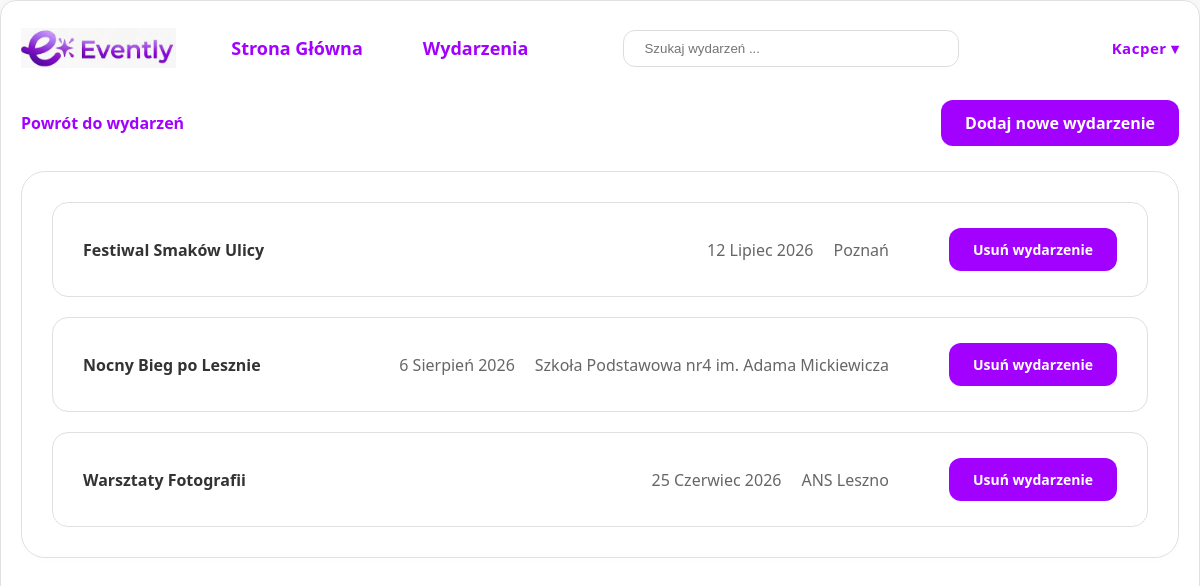
/moje-wydarzenia/ (signed in), run on the app's committed database.
### wydarzenia/models.py (models this page shows, shortened)
class Wydarzenie(models.Model):
    nazwa = models.CharField(max_length=200)
    miejsce = models.CharField(max_length=200)
    data = models.DateField()
    organizator = models.CharField(max_length=200)
    opis = models.TextField()
    autor = models.ForeignKey(User, on_delete=models.CASCADE)

### wydarzenia/views.py (the view)
# urls.py: path('moje-wydarzenia/', views.moje_wydarzenia, name='moje_wydarzenia'),
@login_required
def moje_wydarzenia(request):
    moje = Wydarzenie.objects.filter(autor=request.user)
    return render(request, 'moje_wydarzenia.html', {'moje_wydarzenia': moje})

### templates/moje_wydarzenia.html (shortened to what this page needs)
{% load static %}
<!DOCTYPE html>
<html lang="pl">
<head>
    <link rel="stylesheet" href="{% static 'style.css' %}">
</head>
<body>
<div class="app-container">
    <header class="main-header" style="display: flex; justify-content: space-between; align-items: center; width: 100%; padding: 10px 20px; box-sizing: border-box; margin-top: 15px;">
        <div style="display: flex; align-items: center; gap: 40px;">
            <a href="/">
                <img src="{% static 'logo.png' %}" alt="Evently Logo" class="logo-img" style="height: 40px; cursor: pointer;">
            </a>
            <nav class="nav-tabs" style="display: flex; gap: 30px;">
                <a href="/" class="tab-btn">Strona Główna</a>
                <a href="/wydarzenia/" class="tab-btn">Wydarzenia</a>
            </nav>
        </div>
        <div style="flex-grow: 1; max-width: 500px; margin: 0 40px;">
            <form action="{% url 'events' %}" method="GET" style="flex-grow: 1; max-width: 500px; margin: 0 40px;">
    <input type="text" name="q" placeholder="Szukaj wydarzeń ..."
           value="{{ request.GET.q }}"
           class="search-bar"
           style="width: 100%; padding: 10px 20px; border: 1px solid #dddddd; border-radius: 12px; outline: none;">
</form>
        </div>
        <div style="display: flex; align-items: center; min-width: 140px; justify-content: flex-end; position: relative;">
            {% if user.is_authenticated %}
                <div class="user-menu-wrapper" style="position: relative; display: inline-block;">
                    <span id="userMenuBtn" style="font-weight: 700; color: #A200FF; cursor: pointer; padding: 10px 0; display: inline-block; font-size: 15px; letter-spacing: 0.5px; user-select: none;">
                        {{ user.username }} ▾
                    </span>
                </div>
            {% else %}
                <a href="/logowanie/" class="btn-primary" style="text-decoration: none; padding: 10px 24px; border-radius: 12px; color: white; background-color: #A200FF; font-size: 14px; font-weight: 600;">Zaloguj się</a>
            {% endif %}
        </div>
    </header>
    <main class="main-content" style="max-width: 1200px; margin: 0 auto; padding: 20px;">
        <div style="display: flex; justify-content: space-between; align-items: center; margin-bottom: 25px;">
            <a href="/wydarzenia/" style="color: #A200FF; text-decoration: none; font-weight: 700;">Powrót do wydarzeń</a>
            <a href="{% url 'dodaj_wydarzenie' %}" style="background-color: #A200FF; padding: 12px 24px; border-radius: 12px; color: white; text-decoration: none; font-weight: 600;">Dodaj nowe wydarzenie</a>
        </div>
        <div class="content-card" style="background: white; border: 1px solid #e0e0e0; border-radius: 24px; padding: 30px; display: flex; flex-direction: column; gap: 20px;">
    {% for wydarzenie in moje_wydarzenia %}
    <div style="display: flex; align-items: center; border: 1px solid #e0e0e0; border-radius: 16px; padding: 25px 30px;">
        <div style="font-weight: 700; margin-right: 60px; flex: 1;">
            {{ wydarzenie.nazwa }}
        </div>
        <div style="display: flex; gap: 20px; color: #666; margin-right: 60px;">
            <span>{{ wydarzenie.data|date:"j F Y" }}</span>
            <span>{{ wydarzenie.miejsce }}</span>
        </div>
        <div style="display: flex; align-items: center; gap: 20px; margin-left: auto;">
            <a href="{% url 'usun_wydarzenie' wydarzenie.id %}"
               onclick="return confirm('Czy na pewno chcesz usunąć to wydarzenie? Tej operacji nie można cofnąć.');"
               style="background: #A200FF; border: none; padding: 12px 24px; border-radius: 12px; color: white; text-decoration: none; font-size: 14px; font-weight: 700; cursor: pointer; white-space: nowrap; display: inline-block;">
               Usuń wydarzenie
            </a>
        </div>
    </div>
    {% empty %}
    <div style="text-align: center; color: #888;">Nie masz jeszcze wydarzeń.</div>
    {% endfor %}
</div>
    </main>
</div>
</body>
</html>

### static/style.css (style rules this page uses)
* { box-sizing: border-box; margin: 0; padding: 0; }
html { overflow-y: scroll; }
body { font-family: 'Segoe UI', Tahoma, Geneva, Verdana, sans-serif; background-color: #f5f5f5; color: #333; display: flex; justify-content: center; padding: 40px 20px; }
.app-container { width: 1200px; background-color: #ffffff; border: 1px solid #e0e0e0; border-radius: 16px; min-height: 750px; box-shadow: 0 10px 30px rgba(0,0,0,0.05); overflow: hidden; }
.logo-img { height: 40px; width: 220; display: block; }
.nav-tabs { display: flex; gap: 15px; }
.tab-btn { padding: 10px 15px; text-decoration: none; font-weight: 700; font-size: 18px; color: #A200FF; background-color: transparent; transition: opacity 0.2s; }
.main-content { padding: 40px; }
.content-card { border: 1px solid #e8e8e8; border-radius: 20px; padding: 30px; background-color: #ffffff; display: flex; flex-direction: column; gap: 16px; box-shadow: 0 2px 10px rgba(0,0,0,0.01); }

### templates/moje_wydarzenia.html (style rules this page uses)
body { margin: 0; padding: 0; background-color: #f9f9f9; display: flex; justify-content: center; }
.app-container { max-width: 1200px; width: 100%; background-color: white; }

### data on the page
Wydarzenie: nazwa "Festiwal Smaków Ulicy", data "12 Lipiec 2026", miejsce "Poznań"
Wydarzenie: nazwa "Nocny Bieg po Lesznie", data "6 Sierpień 2026", miejsce "Szkoła Podstawowa nr4 im. Adama Mickiewicza"
Wydarzenie: nazwa "Warsztaty Fotografii", data "25 Czerwiec 2026", miejsce "ANS Leszno"

### other printed values
{{ user.username }} "Kacper"
